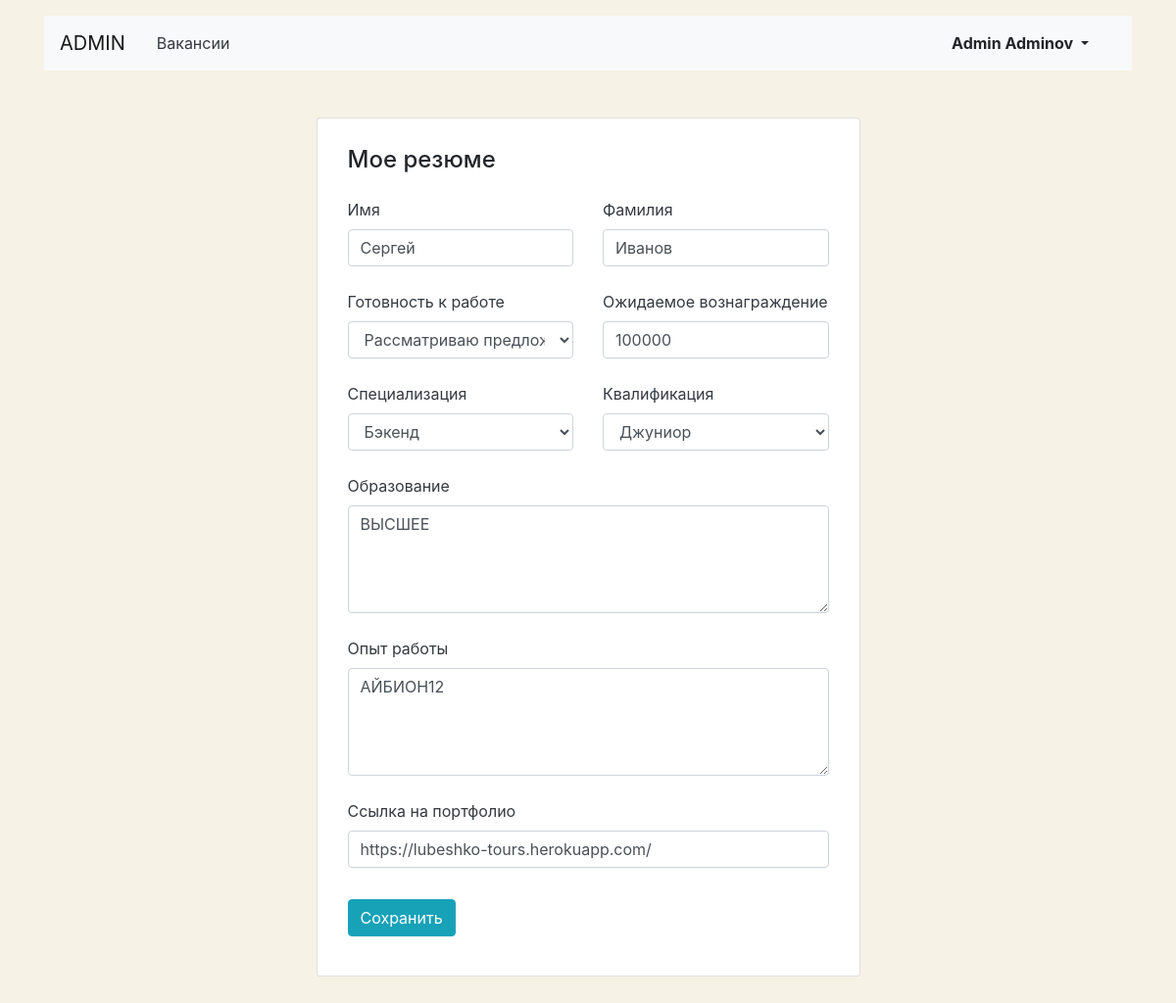
The page /myresume/ (signed in) on the database its author committed.
### vacancy/models.py (models this page shows, shortened)
class Resume(models.Model):
    RESTING = 'RG'
    CONSIDER = 'CR'
    SEEK = 'SK'
    STATUS_IN_RESUME = [
        (RESTING, 'Не ищу работу'),
        (CONSIDER, 'Рассматриваю предложения'),
        (SEEK, 'Ищу работу'),
    ]
    TRAINEE = 'TE'
    JUNIOR = 'JR'
    MIDL = 'ML'
    SENIOR = 'SR'
    LEAD = 'LD'
    GRADE_IN_RESUME = [
        (TRAINEE, 'Стажер'),
        (JUNIOR, 'Джуниор'),
        (MIDL, 'Миддл'),
        (SENIOR, 'Синьор'),
        (LEAD, 'Лид'),
    ]
    user = models.OneToOneField(User, on_delete=models.CASCADE, verbose_name="Пользователь", related_name="resume_user")
    name = models.CharField(max_length=124, verbose_name="Имя")
    surname = models.CharField(max_length=124, verbose_name="Фамилия")
    status = models.CharField(max_length=2, choices=STATUS_IN_RESUME, default=SEEK, verbose_name="Готовность к работ")
    salary = models.PositiveSmallIntegerField(verbose_name="Вознаграждение")
    specialty = models.ForeignKey(Specialty,
                                  on_delete=models.CASCADE,
                                  related_name="resume",
                                  verbose_name="Специализация")
    grade = models.CharField(max_length=2, choices=GRADE_IN_RESUME, default=TRAINEE, verbose_name="Квалификация")
    education = models.TextField(verbose_name="Образование")
    experience = models.TextField(verbose_name="Опыт работы")
    portfolio = models.URLField(blank=True, verbose_name="Портфолио")

### vacancy/views/my_cv.py (the view, shortened to what this page needs)
# urls.py: path('myresume/', ResumeEdit.as_view(), name='resume_edit'),
class ResumeEdit(LoginRequiredMixin, View):
    def get_object(self):
        try:
            return Resume.objects.get(user_id=self.request.user.pk)
        except Resume.DoesNotExist:
            return None
    def get(self, request):
        objects = self.get_object()
        if objects is None:
            return redirect('resume_letsstart')
        form = ResumeForm(instance=objects)
        return render(request, "vacancy/resume/resume-edit.html", {"form": form})

### vacancy/forms.py (shortened to what this page needs)
class ResumeForm(forms.ModelForm):
    class Meta:
        model = Resume
        fields = ["name", "surname", "status", "salary", "grade", "specialty", "education", "experience", "portfolio"]
        portfolio = forms.URLField(initial='http://')
        widgets = {
            "name": forms.TextInput(attrs={"class": "form-control"}),
            "surname": forms.TextInput(attrs={"class": "form-control"}),
            "specialty": forms.Select(attrs={"class": "form-control"}),
            "salary": forms.NumberInput(attrs={"class": "form-control"}),
            "status": forms.Select(attrs={"class": "form-control"}),
            "education": forms.Textarea(attrs={"class": "form-control", 'rows': 4}),
            "experience": forms.Textarea(attrs={"class": "form-control", 'rows': 4}),
            "portfolio": forms.URLInput(attrs={"class": "form-control"}),
            "grade": forms.Select(attrs={"class": "form-control"}),
        }

### vacancy/models.py (called while the page is built)
    def __str__(self):
        return self.title

### vacancy/templates/vacancy/resume/resume-edit.html (shortened to what this page needs)
{% extends 'base.html' %}
{% block head %}
    <head>
        <link rel="stylesheet" href="https://stackpath.bootstrapcdn.com/bootstrap/4.3.1/css/bootstrap.min.css"
>
    </head>
{% endblock %}
{% block content %}
  <main class="container mt-3 pb-5">
    <section class="col-12 col-lg-6 offset-lg-3 mt-5 card">
      <div class="card-body px-3 pb-4">
        <h1 class="h4 pt-2 pb-3">Мое резюме</h1>
        <form action=" " class="" enctype="multipart/form-data", method="post">
          <div class="row">
            <div class="col-12 col-md-6">
              <div class="form-group pb-2">
                <label class="mb-2 text-dark" for="{{ form.name.id_for_label }}">Имя</label>
                  {{form.name}}
              </div>
            </div>
            <div class="col-12 col-md-6">
              <div class="form-group pb-2">
                <label class="mb-2 text-dark" for="{{ form.surname.id_for_label }}">Фамилия</label>
                  {{form.surname}}
              </div>
            </div>
          </div>
          <div class="row">
            <div class="col-12 col-md-6">
              <div class="form-group pb-2">
                <label class="mb-2 text-dark" for="{{ form.status.id_for_status }}">Готовность к работе</label>
                  {{ form.status }}
              </div>
            </div>
            <div class="col-12 col-md-6">
              <div class="form-group pb-2">
                <label class="mb-2 text-dark" for="{{ form.salary.id_for_salary }}">Ожидаемое вознаграждение</label>
                  {{form.salary}}
              </div>
            </div>
          </div>
          <div class="row">
            <div class="col-12 col-md-6">
              <div class="form-group pb-2">
                <label class="mb-2 text-dark" for="{{ form.specialty.id_for_specialty }}">Специализация</label>
                  {{form.specialty}}
              </div>
            </div>
            <div class="col-12 col-md-6">
              <div class="form-group pb-2">
                <label class="mb-2 text-dark" for="{{ form.grade.id_for_grade }}">Квалификация</label>
                  {{form.grade}}
              </div>
            </div>
          </div>
          <div class="form-group pb-2">
            <label class="mb-2 text-dark" for="{{ form.education.id_for_education }}">Образование</label>
              {{ form.education }}
          </div>
          <div class="form-group pb-2">
            <label class="mb-2 text-dark" for="{{ form.experience.id_for_experience }}">Опыт работы</label>
              {{form.experience}}
          </div>
          <div class="form-group pb-3">
            <label class="mb-2 text-dark" for="{{ form.portfolio.id_for_portfolio }}">Ссылка на портфолио</label>
              {{form.portfolio}}
          </div>
          <div class="form-group">
            <input type="submit" class="btn btn-info" value="Сохранить">
          </div>
        </form>
      </div>
    </section>
  </main>
{% endblock %}

### vacancy/templates/vacancy/_inc/bar.html (shortened to what this page needs)
<nav class="navbar navbar-expand-lg navbar-light bg-light">
        <a class="navbar-brand mr-4" href='http://127.0.0.1:8000/admin/'>ADMIN</a>
        <div class="collapse navbar-collapse justify-content-between" id="navbarNav">
            <ul class="navbar-nav col-10">
                <li class="nav-item">
                    <a class="nav-link text-dark" href="{% url 'list_vacancies' %}">Вакансии</a>
                </li>
            </ul>
            <ul class="navbar-nav col-2 justify-content-end">
                <li class="nav-item active">
                    <div class="btn-group">
                        {% if request.user.is_authenticated %}
                            <button type="button" class="btn dropdown-toggle font-weight-bold" data-toggle="dropdown"
                                    aria-haspopup="true" aria-expanded="false">
                                {{ user.first_name }} {{ user.last_name }}
                            </button>
                        {% endif %}
        </div>
    </nav>

### vacancy/templates/vacancy/resume/resume-edit.html (style rules this page uses)
body { background-color: #F6F2E6; }

### rows shown on the page
Resume: name "Сергей", surname "Иванов", status "Рассматриваю предложения", salary "100000", specialty "Бэкенд", grade "Джуниор", education "ВЫСШЕЕ", experience "АЙБИОН12", portfolio "https://lubeshko-tours.herokuapp.com/"

### other values the page prints
{{ user.first_name }} "Admin"
{{ user.last_name }} "Adminov"
